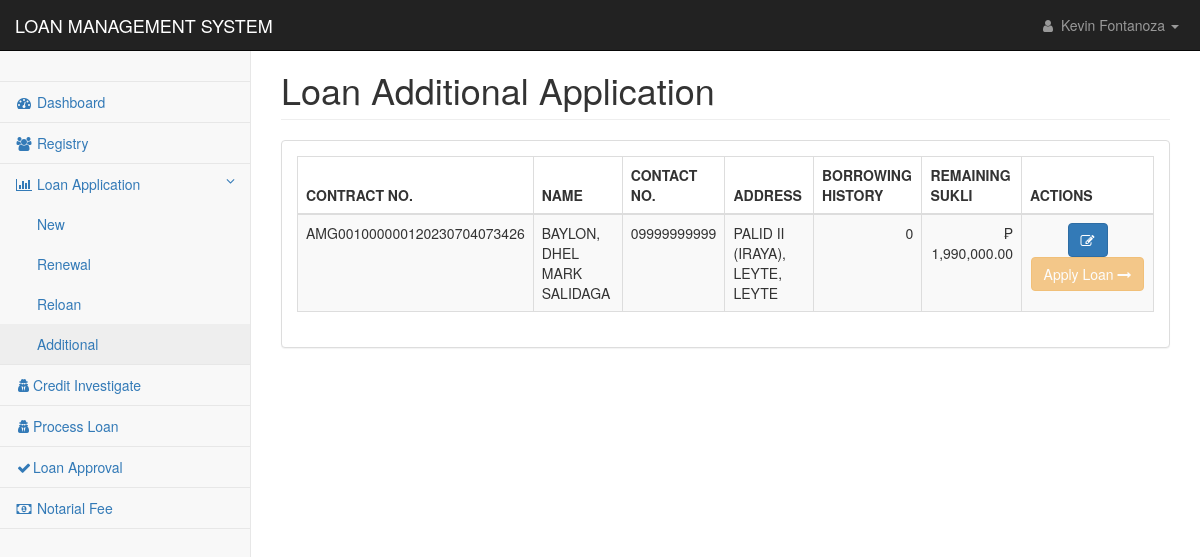
/pages/loan_application_additional.php (signed in), run on an earlier commit of the app's database.
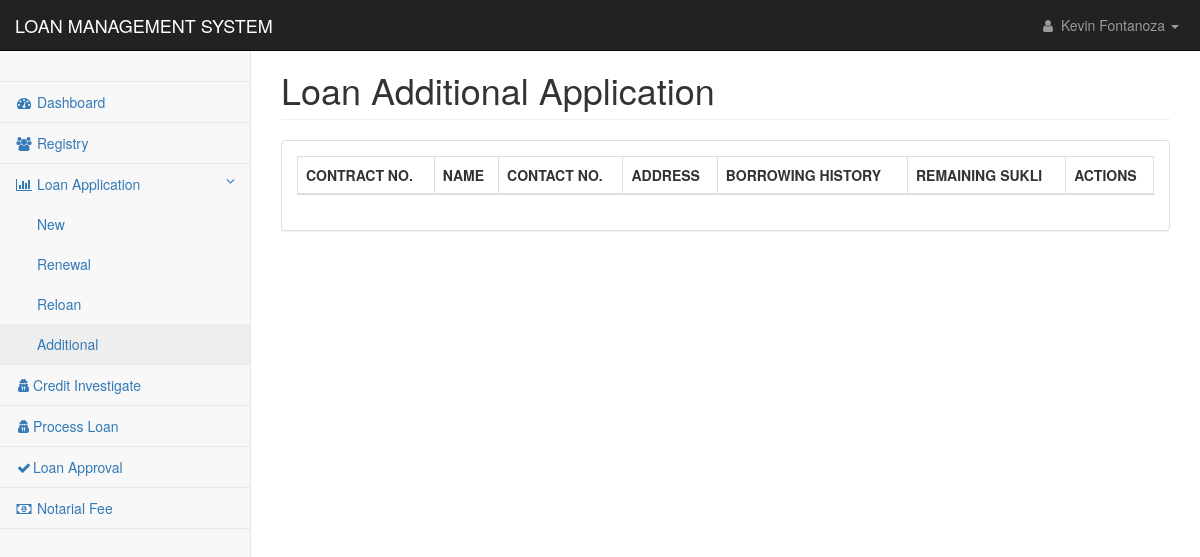
And on a later commit of the database.
### tables this page shows
CREATE TABLE `applicants_personal` (
  `applicant_id` int(11) NOT NULL,
  `applicant_code` text NOT NULL,
  `firstname` text NOT NULL,
  `middlename` text NOT NULL,
  `lastname` text NOT NULL,
  `suffix` text NOT NULL,
  `nickname` text NOT NULL,
  `age` text NOT NULL,
  `gender` text NOT NULL,
  `contact1` text NOT NULL,
  `mstatus` text NOT NULL,
  `dob1` date NOT NULL,
  `pob1` text NOT NULL,
  `block1` text NOT NULL,
  `street1` text NOT NULL,
  `phase1` text NOT NULL,
  `brgy1` text NOT NULL,
  `city1` text NOT NULL,
  `province1` text NOT NULL,
  `map_url` text NOT NULL,
  `residence1` text NOT NULL,
  `lwith1` text NOT NULL,
  `block2` text NOT NULL,
  `street2` text NOT NULL,
  `phase2` text NOT NULL,
  `brgy2` text NOT NULL,
  `city2` text NOT NULL,
  `province2` text NOT NULL,
  `residence2` text NOT NULL,
  `lwith2` text NOT NULL,
  `mothername` text NOT NULL,
  `mothercon` text NOT NULL,
  `fathername` text NOT NULL,
  `fathercon` text NOT NULL,
  `file` text NOT NULL,
  `date_encoded` date NOT NULL
);

CREATE TABLE `loan_applications` (
  `loan_id` int(11) NOT NULL,
  `contract_no` text NOT NULL,
  `client_id` text NOT NULL,
  `loan_type` int(11) NOT NULL,
  `loan_duration` int(11) NOT NULL,
  `loan_amount` double NOT NULL,
  `interest_amount` double NOT NULL,
  `other_fee` double NOT NULL,
  `total_cashout` double NOT NULL,
  `monthly_amortization` int(11) NOT NULL,
  `mop` text NOT NULL,
  `ob` double NOT NULL,
  `udi_percentage` int(11) NOT NULL,
  `udi_value` double NOT NULL,
  `interest_percentage` int(11) NOT NULL,
  `application_date` datetime NOT NULL DEFAULT current_timestamp(),
  `ci_status` int(11) NOT NULL,
  `ci_by` text NOT NULL,
  `ci_date` datetime DEFAULT NULL,
  `approval` int(11) NOT NULL,
  `processed_by` text NOT NULL,
  `date_flagged` datetime DEFAULT NULL,
  `remarks` text NOT NULL,
  `paid` int(11) NOT NULL
);

### pages/mvc/controller/class-autoload.cont.php (called while the page is built, shortened)
<?php
function myAutoLoader($className){
    $url = $_SERVER['HTTP_HOST'].$_SERVER['REQUEST_URI'];
    if(strpos($url, 'controller') !== false){
        $path = "../model/";
    }else{
        $path = "mvc/model/";
    }
    $extension = ".mod.php";
    $fullPath = $path . $className . $extension;
}

### pages/mvc/model/dbcon.mod.php (called while the page is built)
<?php
Class DbCon {
	Private $host = "localhost";
	Private $user = "root";
	Private $pwd = "";
	Private $dbName = "amigo";
	Protected function connect(){
		$dsn = 'mysql:host=' . $this->host . ';dbname=' . $this->dbName;
		$pdo = new PDO($dsn, $this->user, $this->pwd);
		$pdo->setAttribute(PDO::ATTR_DEFAULT_FETCH_MODE, PDO::FETCH_ASSOC);
		return $pdo;
    }
}

### pages/mvc/model/loan.mod.php (called while the page is built, shortened)
<?php
class Loan extends DbCon {
    private $clientID;
    public $contractNo;
    public function __construct(String $id){
        $sql = "SELECT e_status, other_source, monthly_salary FROM applicants_work WHERE applicant_code= ?";
        $stmt = $this->connect()->prepare($sql);
        $stmt->execute([$id]);
        $result = $stmt->fetch();
        $this->clientID = $id;
        $this->incomeSourceFlag = $result['other_source']??null;
        $this->monthlyNetSal = $result['monthly_salary']??null;
        if($this->incomeSourceFlag > 0 ){
            $this->clientSukli = Statics::$ATWOAFOURSUKLI;
        }else{
            $this->clientSukli = Statics::$AONEATHREESUKLI;
            $this->incomeEarning = 'Single';
        }
        $this->getBorrowingCount();
        $this->getBorrowingCount();
        $this->getBorrowingSum();
        $this->getSukli();
        $this->getBorrowCount();
        $this->getRenewalBasesInfo();
        $this->getOutstandingBalance();
    }
    public function getSukli(){
        $sql = "SELECT SUM(monthly_amortization) FROM loan_applications WHERE paid=0 AND client_id=?";
        $stmt = $this->connect()->prepare($sql);
        $stmt->execute([$this->clientID]);
        $result = $stmt->fetchColumn();
    }
    public function getBorrowingCount(){
        $sql = "SELECT COUNT(client_id) FROM loan_applications WHERE paid=1 AND client_id=?";
        $stmt = $this->connect()->prepare($sql);
        $stmt->execute([$this->clientID]);
        $result = $stmt->fetchColumn();
    }
    public function getBorrowCount(){
        $sql = "SELECT COUNT(client_id) FROM loan_applications WHERE client_id=?";
        $stmt = $this->connect()->prepare($sql);
        $stmt->execute([$this->clientID]);
        $result = $stmt->fetchColumn();
    }
    public function getBorrowingSum(){
        $sql = "SELECT SUM(monthly_amortization) FROM loan_applications WHERE paid=0 AND client_id=?";
        $stmt = $this->connect()->prepare($sql);
        $stmt->execute([$this->clientID]);
        $result = $stmt->fetchColumn();
    }
    public function getNotarialFee(){
        $sql = "SELECT notarial_fee FROM fees WHERE notarial_id = ?";
    }
    public function getRenewalBasesInfo(){
        $sql = "SELECT contract_no, loan_amount FROM loan_applications WHERE paid=0 AND client_id = ?";
        $stmt = $this->connect()->prepare($sql);
        $stmt->execute([$this->clientID]);
        $result = $stmt->fetch();
        $this->contractNo = $result['contract_no']??null;
        $this->recLoanAmount = $result['loan_amount']??null;
    }
    public function getOutstandingBalance(){
        $sql = "SELECT SUM(amount) FROM payments WHERE contract_no = ?";
        $stmt = $this->connect()->prepare($sql);
        $stmt->execute([$this->contractNo]);
        $result = $stmt->fetchColumn();
    }
}

### pages/loan_application_additional.php (the view, shortened to what the changed rows need)
<?php
include('../config/conn.php');
include 'mvc/controller/class-autoload.cont.php';
?>
<!DOCTYPE html>
<html lang="en">
    <head>
        <link href="../css/bootstrap.min.css" rel="stylesheet">
        <link href="../css/metisMenu.min.css" rel="stylesheet">
        <link href="../css/dataTables/dataTables.bootstrap.css" rel="stylesheet">
        <link href="../css/dataTables/dataTables.responsive.css" rel="stylesheet">
        <link href="../css/startmin.css" rel="stylesheet">
        <link href="../css/font-awesome.min.css" rel="stylesheet" type="text/css">
    </head>
    <body>
        <div id="wrapper">
            <div id="page-wrapper">
                <div class="container-fluid">
                    <div class="row">
                        <div class="col-lg-12">
                            <h1 class="page-header">Loan Additional Application</h1>
                        </div>
                    </div>
                    <div class="row">
                        <div class="col-lg-12">
                            <div class="panel panel-default">
                                <div class="panel-body">
                                    <div class="table-responsive">
                                        <table class="table table-striped table-bordered table-hover" id="dataTables-example">
                                            <thead>
                                                <tr>
                                                    <th>CONTRACT NO.</th>
                                                    <th>NAME</th>
                                                    <th>CONTACT NO.</th>
                                                    <th>ADDRESS</th>
                                                    <th>BORROWING HISTORY</th>
                                                    <th>REMAINING SUKLI</th>
                                                    <th>ACTIONS</th>
                                                </tr>
                                            </thead>
                                            <tbody>
                                                <?php
                                                    $sql = "SELECT * FROM applicants_personal
                                                    LEFT JOIN loan_applications
                                                    ON applicants_personal.applicant_code=loan_applications.client_id
                                                    LEFT JOIN applicants_work on applicants_work.applicant_code=applicants_personal.applicant_code
                                                    WHERE loan_applications.paid=0
                                                    GROUP BY applicants_personal.applicant_code
                                                    ORDER BY applicants_personal.lastname ASC ";
                                                    $res = mysqli_query($con,$sql);
                                                        if(mysqli_num_rows($res) > 0){
                                                            while($row = mysqli_fetch_assoc($res)) {
                                                                $cid = $row['client_id'];
                                                                $loan = new Loan($cid);
                                                                $nsal = $row['monthly_salary'] - $loan->clientSukli;
                                                                $remsukli = $nsal - $loan->monthlyAmortSum;
                                                                $name = $row['lastname'].', '.$row['firstname'].' '.$row['suffix'].' '.$row['middlename'].' '.$row['suffix'];
                                                                if($remsukli > 0){
                                                                    ?>
                                                                        <tr class="odd gradeX">
                                                                    <td><?php echo $row['contract_no']?></td>
                                                                    <td><?php echo $name?></td>
                                                                    <td><?php echo $row['contact1'];?></td>
                                                                    <td><?php echo $row['brgy1'].', '.$row['city1']. ', '.$row['province1'];?></td>
                                                                    <td class="text-right"><?php echo $loan->borrowingHistCount;?></td>
                                                                    <td class="text-right">₱ <?php echo number_format(floatval($remsukli),2)?></td>
                                                                    <td style="text-align:center">
                                                                        <div class="tooltip-demo">
                                                                            <?php
                                                                            $continue = "SELECT * FROM client_info where client_id = '$cid'";
                                                                            $cres = mysqli_query($con,$continue);
                                                                            if(mysqli_num_rows($cres) == 0){
                                                                            ?>
                                                                                <a href="reg_applicant_exists.php?id=<?php echo $cid?>">
                                                                                    <button type="button" class="btn btn-primary" data-toggle="tooltip" data-placement="top" title="Complete Info">
                                                                                        <i class="fa fa-pencil-square-o" aria-hidden="true"></i>
                                                                                    </button>
                                                                                </a>
                                                                                    <button type="button" class="btn btn-warning" data-toggle="tooltip" data-placement="top" title="Apply" disabled>
                                                                                       Apply Loan <i class="fa fa-long-arrow-right" aria-hidden="true"></i>
                                                                                    </button>
                                                                                <?php
                                                                                }
                                                                                ?>
                                                                        </div>
                                                                    </td>
                                                                </tr>
                                                                    <?php
                                                                }
                                                                ?>
                                                        <?php
                                                            }
                                                        }
                                                        ?>
                                            </tbody>
                                        </table>
                                    </div>
                                </div>
                            </div>
                        </div>
                    </div>
                </div>
            </div>
        </div>
    </body>
</html>

What changed in the data, as far as the page shows it:
removed applicants_personal: loan_applications.contract_no "AMG001000000120230704073426", name "BAYLON, DHEL MARK SALIDAGA", contact1 "09999999999", brgy1 "PALID II (IRAYA)", city1 "LEYTE", province1 "LEYTE", borrowingHistCount "0", remsukli "1,990,000.00"
